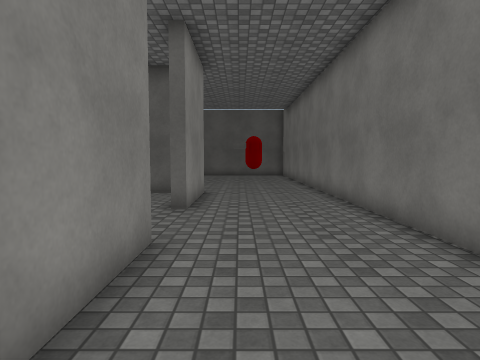
View 1 (above)

24 first-person views from a walk through a Unity game level. The camera is 1.3 m above the floor, tilts 4° down and sees 75° across. The floor is counted in squares, 1 m on a side. Each view is taken from the middle of a square. On the plan, view 1 faces up. The plan holds only what a view shows up to about 14 squares ahead; the rest is blank. The place goes on beyond the plan. Door leaves are left out, so doorways stand open. Some surface patterns are stand-ins.

View 2
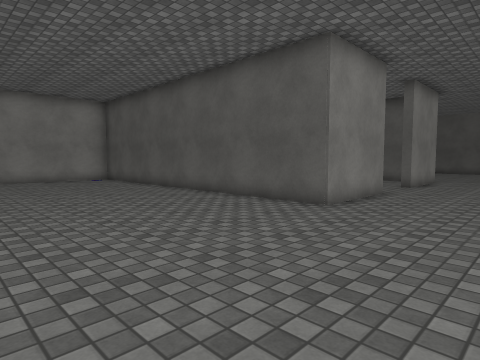

View 3
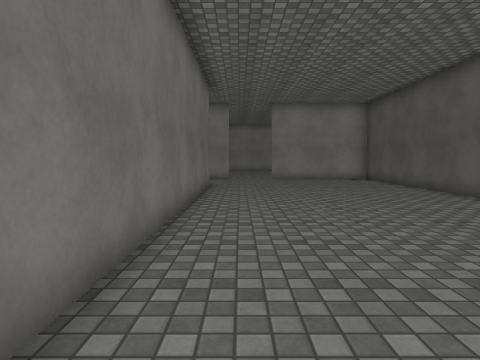

View 4
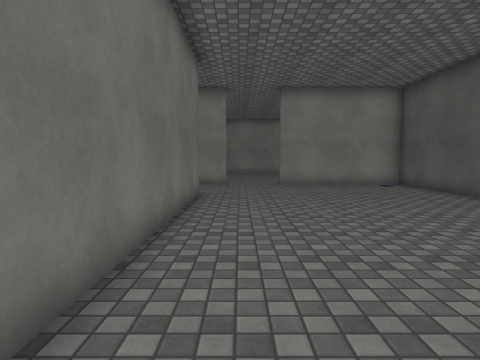

View 5
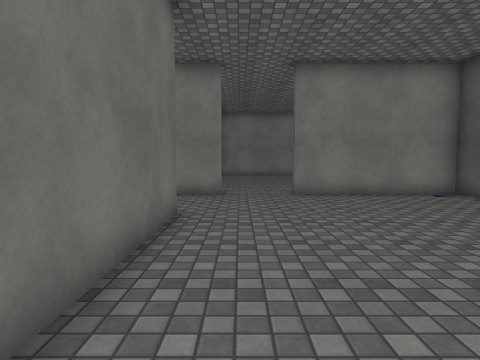

View 6
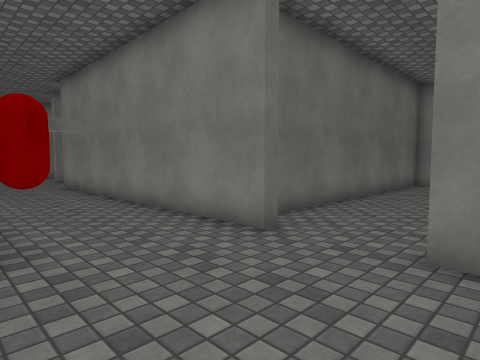

View 7
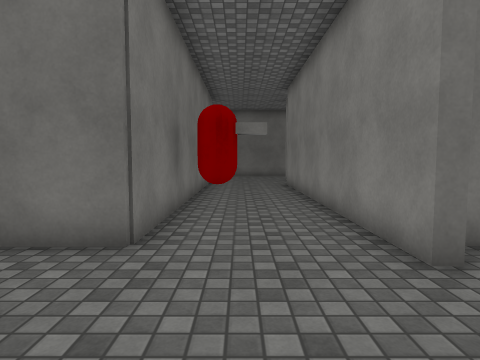

View 8
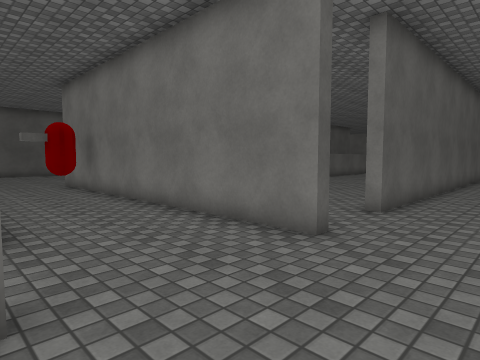

View 9
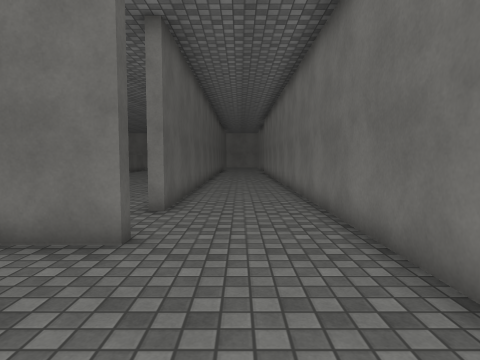

View 10
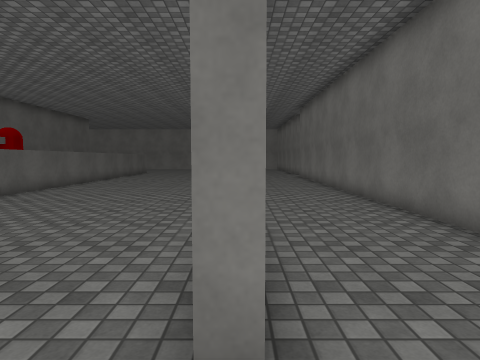

View 11
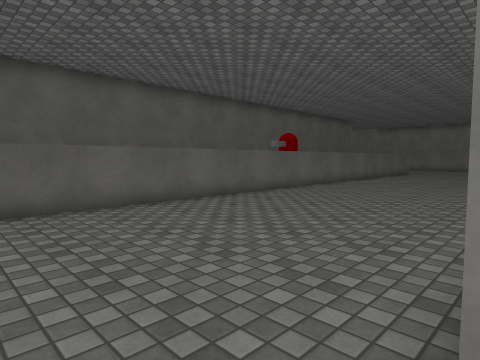

View 12
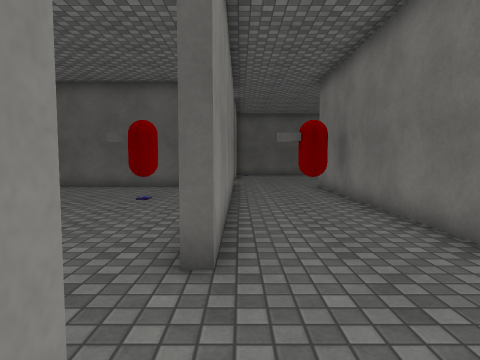

View 13
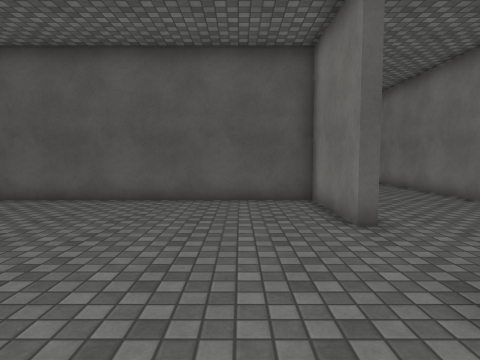

View 14
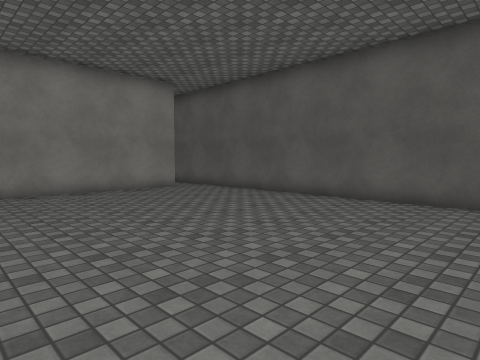

View 15
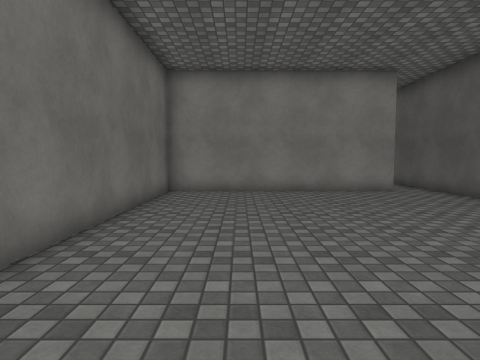

View 16
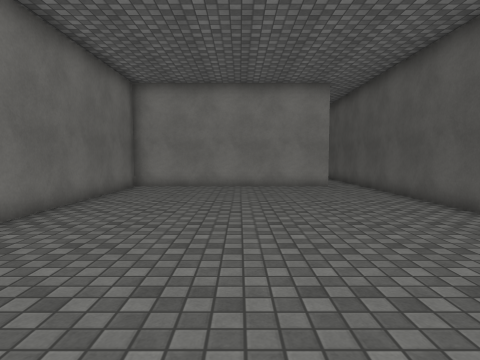

View 17
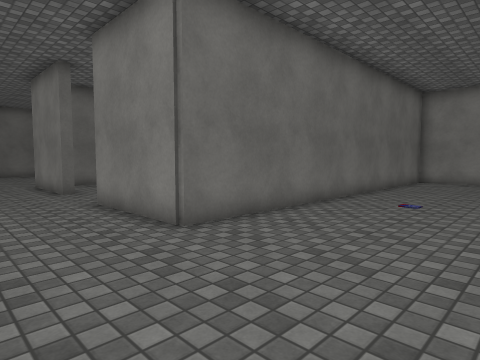

View 18
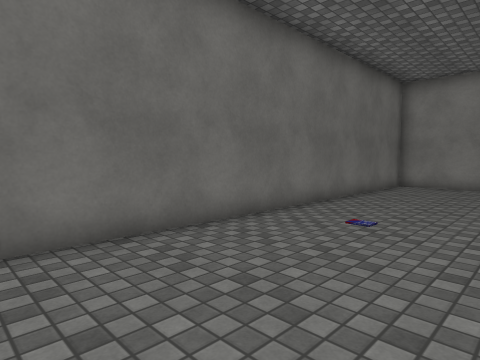

View 19
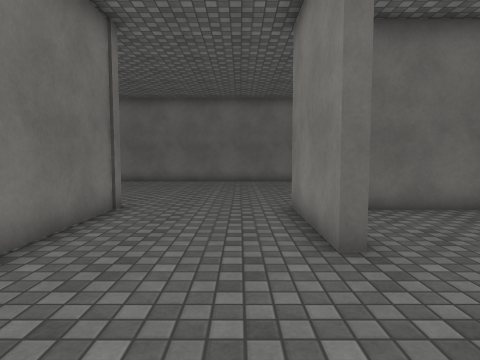

View 20
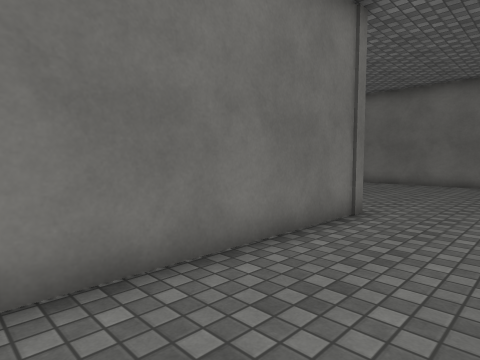

View 21
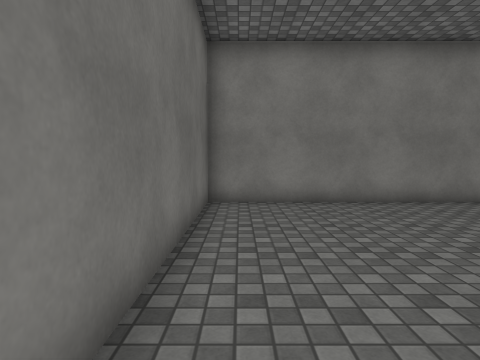

View 22
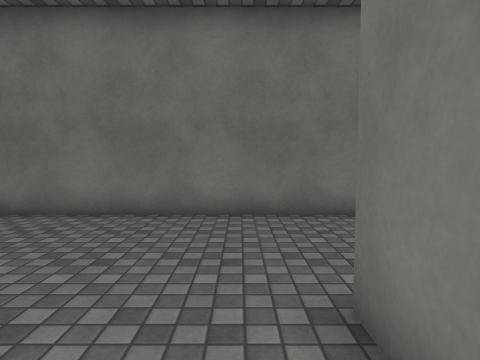

View 23
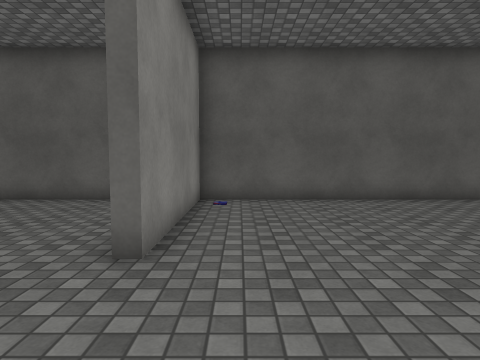

View 24
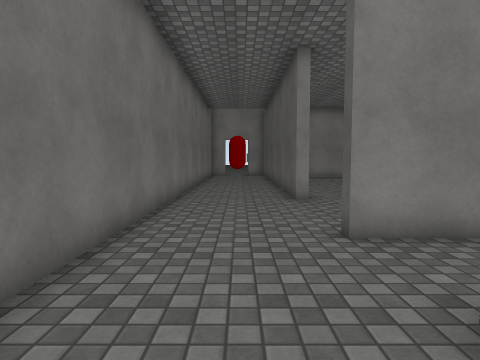

### Floor plan
Points are (right, up) in squares from view 1. A wall is a line through its corners. A room is listed if a view was taken in it or the views show most of it. See-through windows are left out.
Room 1 (views 1, 2, 3, 4, 5, 6, 7, 8, 9, 10, 11, 12, 17, 18, 19, 20, 21, 22, 23, 24)
walls: (-1.4, 4.8) (-1.4, 0.8) (-16.3, 0.8) (-16.3, -5); (-16.8, -7.7) (-16.3, -7.7) (-16.3, -19.4); (3.2, 0.6) (3.2, 17.5); (-12, -22.1) (-12.4, -22.1) (-12.4, -8.5) (3.4, -8.5); (0, -22.1) (-9.4, -22.1) (-9.4, -21.6); (-16.6, -21.8) (-16.6, -22.1) (-21, -22.1); (-16.3, 17.5) (-16.3, 12) (-1.4, 12) (-1.4, 7.9); (-21.1, -26.1) (3, -26.1)
ways out: opening at (-0.8, 5.5) to room 2; opening at (-17, -20.5); opening at (-17, -6.5); opening at (-10.5, -22)
objects: other object (-14, -12) to (-13, -12)
Room 2 (views 13, 14, 15, 16)
walls: (-6.1, 1.2) (-3.1, 1.2); (-1.9, 4.8) (-1.4, 4.8); (-1.4, 7.9) (-1.7, 7.9) (-1.7, 11.7) (-18.1, 11.7); (-16.3, 10.1) (-16.3, 1.2) (-7.6, 1.2)
ways out: opening at (-0.8, 5.5) to room 1; open door at (-16.3, 10.7)

Where each view was taken, in squares from view 1:
view 1: 0 up, 0 right, facing up
view 2: 7 down, 3 right, facing up-left
view 3: 7 down, 3 right, facing left
view 4: 7 down, 1 left, facing left
view 5: 7 down, 5 left, facing left
view 6: 4 down, 12 left, facing down-left
view 7: 4 down, 14 left, facing down
view 8: 25 down, 17 left, facing up-right
view 9: 24 down, 17 left, facing right
view 10: 22 down, 11 left, facing right
view 11: 22 down, 11 left, facing up-right
view 12: 23 down, 16 left, facing up
view 13: 2 up, 4 left, facing up
view 14: 2 up, 4 left, facing up-left
view 15: 4 up, 4 left, facing left
view 16: 6 up, 2 left, facing left
view 17: 17 up, 2 right, facing down-left
view 18: 17 up, 1 left, facing down-left
view 19: 9 up, 0 right, facing down
view 20: 8 up, 0 right, facing down-right
view 21: 13 up, 7 left, facing left
view 22: 13 up, 4 left, facing right
view 23: 9 down, 15 left, facing up
view 24: 24 down, 7 left, facing left
